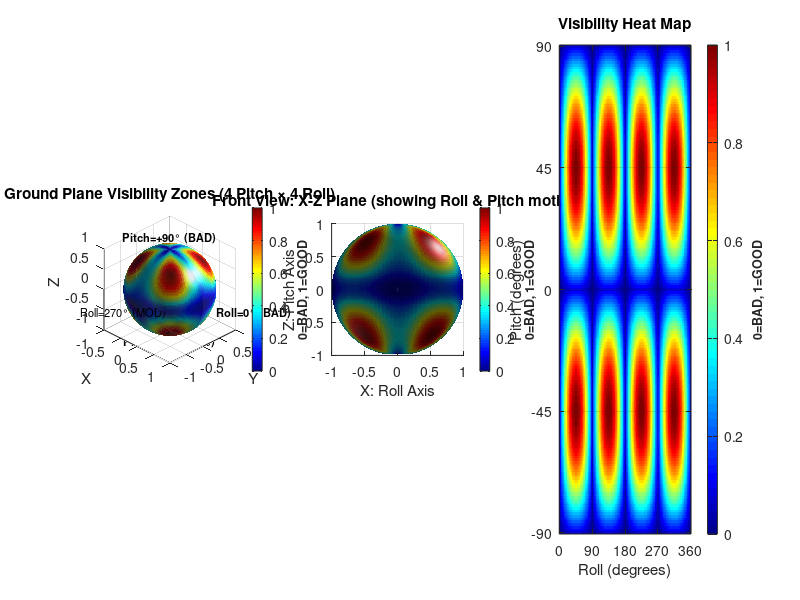

MATLAB code for this plot:
% Visualizes good/bad visibility regions based on roll and pitch angles
% 4 roll regions × 4 pitch regions = 8 unique zones

clear; close all;

[x, y, z] = sphere(100);

% Convert to spherical coordinates (roll = azimuth, pitch = elevation from xy-plane)
% roll: 0-360 deg 
% pitch: -90 to 90 deg
roll = atan2d(y, x);  % map points on sphere to -180 to 180 deg roll anlge using atan2 (deg) (forward / backward motion)
roll(roll < 0) = roll(roll < 0) + 360;  % Convert to 0-360 deg
pitch = asind(z);  % map points on sphere to -90 to 90 deg pitch angle using asin (deg)

% visibility function
% 4 pitch regions: around -90, -45, +45, +90 deg
% 4 roll regions: 0-90, 90-180, 180-270, 270-360 deg
visibility = zeros(size(roll));

for i = 1:size(roll, 1)
    for j = 1:size(roll, 2)
        r = roll(i, j);
        p = pitch(i, j);

        % Determine pitch region
        % 0°/180°:  VERY BAD - no ground visible (default horizontal orientatiion)
        % 90°/270°  MODERATE - sees ground close (small area but high point density)
        % ±45°:     GOOD - optimal ground view (large area)


        % TODO: Maybe change to 0.2 + 0.8 * diag for a more smooth transition between bad and moderate
        pitch_rad = p * pi/180; % convert to rad
        pitch_optim = abs(sin(2 * pitch_rad));  % period of 180° -> Max at ±45°, min at 0°/±90°; abs for symmetry -- e.g. sin(2*45°)=sin(90°)=1, sin(2*0°)=sin(0°)=0, sin(2*90°)=sin(180°)=0
        pitch_score = 0.1 + 0.9 * pitch_optim;  % 0.1 at 0°/±90°, 1.0 at ±45° -- avoids 0 visibility

        % Determine roll region
        % 0°/180°:              VERY BAD - no ground visible (default horizontal orientatiion)
        % 90°/270°:             MODERATE - sees ground but close (small area but high point density)
        % 45°/135°/225°/315°:   GOOD - optimal ground view (large area)
        roll_rad = r * pi/180; % convert to rad
        roll_optim = abs(sin(2 * roll_rad));  % period of 180° -> Max at 45°, 135°, 225°, 315°, min at 0°/180°; abs for symmetry -- e.g. sin(2*45°)=sin(90°)=1, sin(2*135°)=sin(270°)=1, sin(2*0°)=sin(0°)=0
        roll_score = 0.1 + 0.9 * roll_optim;  % 0.1 at 0°/180°, 1.0 at 45°, 135°, 225°, 315° -- avoids 0 visibility

        % Combined visibility score (0 = bad, 1 = good) 
        visibility(i, j) = pitch_score * roll_score; % TODO:currently only high when both are high -- maybe find better option
    end
end

% transitions between regions using Gaussian blur
vis_smooth = visibility;
kernel_size = 5; % size of neighborhood for avg
for i = 1:size(visibility, 1)
    for j = 1:size(visibility, 2)
        % Get neighborhood indices
        i_range = max(1, i-kernel_size):min(size(visibility,1), i+kernel_size); % avoid out-of-bounds
        j_range = max(1, j-kernel_size):min(size(visibility,2), j+kernel_size); % avoid out-of-bounds
        vis_smooth(i, j) = mean(mean(visibility(i_range, j_range))); % compute avg of defined neighborhood
    end
end

% Normalize
visibility = vis_smooth;
visibility = (visibility - min(visibility(:))) / (max(visibility(:)) - min(visibility(:))); % [0...1]

% Create figure
figure('Position', [100, 100, 1400, 600]);

% Plot 1: Sphere with visibility coloring
subplot(1, 3, 1);
surf(x, y, z, visibility, 'EdgeColor', 'none', 'FaceAlpha', 0.9);
colormap(jet);
cb = colorbar;
caxis([0, 1]);
ylabel(cb, '0=BAD, 1=GOOD', 'FontSize', 9, 'FontWeight', 'bold');
axis equal;
xlabel('X'); ylabel('Y'); zlabel('Z');
title('Ground Plane Visibility Zones (4 Pitch × 4 Roll)');
view(45, 30);
lighting gouraud;
light('Position', [1, 1, 1]);
grid on;

% annotations for roll &pitch (maybe remove later)
text(1.4, 0, 0, 'Roll=0° (BAD)', 'HorizontalAlignment', 'left', 'FontSize', 8, 'FontWeight', 'bold');
text(0, -1.4, 0, 'Roll=270° (MOD)', 'HorizontalAlignment', 'center', 'FontSize', 8);
text(0, 0, 1.3, 'Pitch=+90° (BAD)', 'HorizontalAlignment', 'center', 'FontSize', 8, 'FontWeight', 'bold');
text(0, 0, -1.3, 'Pitch=-90° (BAD)', 'HorizontalAlignment', 'center', 'FontSize', 8, 'FontWeight', 'bold');

% Plot 2: Frontal view for clarity of symmetry
subplot(1, 3, 2);
surf(x, y, z, visibility, 'EdgeColor', 'none', 'FaceAlpha', 0.9);
colormap(jet);
cb = colorbar;
caxis([0, 1]);
ylabel(cb, '0=BAD, 1=GOOD', 'FontSize', 9, 'FontWeight', 'bold');
axis equal;
xlabel('X: Roll Axis'); 
zlabel('Z: Pitch Axis');
title('Front View: X-Z Plane (showing Roll & Pitch motion)');
view(0, 0);
lighting gouraud;
light('Position', [1, 1, 1]);
grid on;

% Plot 3: 2D map of visibility (roll vs pitch)
subplot(1, 3, 3);
[roll_grid, pitch_grid] = meshgrid(0:2:360, -90:1:90);
vis_map = zeros(size(roll_grid));

for i = 1:size(roll_grid, 1)
    for j = 1:size(roll_grid, 2)
        r = roll_grid(i, j);
        p = pitch_grid(i, j);

        pitch_rad = p * pi/180;
        diagonal_pitch = abs(sin(2 * pitch_rad));
        pitch_score = 0.1 + 0.9 * diagonal_pitch;

        roll_rad = r * pi/180;
        diagonal_roll = abs(sin(2 * roll_rad));
        roll_score = 0.1 + 0.9 * diagonal_roll;

        vis_map(i, j) = pitch_score * roll_score;
    end
end

vis_map = (vis_map - min(vis_map(:))) / (max(vis_map(:)) - min(vis_map(:)));

imagesc(0:2:360, -90:1:90, vis_map);
colormap(jet);
cb = colorbar;
caxis([0, 1]);
ylabel(cb, '0=BAD, 1=GOOD', 'FontSize', 9, 'FontWeight', 'bold');
xlabel('Roll (degrees)');
ylabel('Pitch (degrees)');
title('Visibility Heat Map');
axis xy;
grid on;

% axes markings
set(gca, 'XTick', [0, 90, 180, 270, 360]);
set(gca, 'YTick', [-90, -45, 0, 45, 90]);

% % Add zone boundary lines
% hold on;
% % 4 roll regions: vertical lines at 0, 90, 180, 270
% for r = [0, 90, 180, 270, 360]
%     plot([r, r], [-90, 90], 'k-', 'LineWidth', 1.5);
% end
% % 4 pitch regions: horizontal lines
% for p = [-67.5, -22.5, 22.5, 67.5]
%     plot([0, 360], [p, p], 'k-', 'LineWidth', 1.5);
% end
% hold off;

fprintf('\n=== Visibility Zones ===\n');
fprintf('PITCH Regions:\n');
fprintf('  0°: VERY BAD (horizontal - no ground visible)\n');
fprintf('  ±90°: MODERATE (straight up/down - close ground, small area, high density)\n');
fprintf('  ±45°: GOOD (optimal tilt - large ground area visible)\n\n');
fprintf('ROLL Regions:\n');
fprintf('  0°/180°: VERY BAD (no ground visible - looking forward/back)\n');
fprintf('  90°/270°: MODERATE (close ground - small area, high point density)\n');
fprintf('  45°/135°/225°/315°: GOOD (optimal ground view - large area)\n\n');
fprintf('Color coding:\n');
fprintf('  Red (0.7-1.0): Good visibility\n');
fprintf('  Yellow (0.3-0.7): Moderate visibility\n');
fprintf('  Blue (0.0-0.3): Poor visibility\n');

function visibility_score = get_visibility(pitch_deg, roll_deg)
    pitch_rad = pitch_deg * pi/180;
    pitch_optim = abs(sin(2 * pitch_rad));
    pitch_score = 0.2 + 0.8 * pitch_optim;

    roll_rad = roll_deg * pi/180;
    roll_optim = abs(sin(2 * roll_rad));
    roll_score = 0.2 + 0.8 * roll_optim;

    visibility_score = pitch_score * roll_score;
end

fprintf('\n=== Example Queries ===\n');
test_angles = [0, 0; 45, 45; 90, 0; 45, 90; 0, 90];
for i = 1:size(test_angles, 1)
    p = test_angles(i, 1);
    r = test_angles(i, 2);
    vis = get_visibility(p, r);
    fprintf('Pitch=%3d°, Roll=%3d° -> Visibility = %.3f\n', p, r, vis);
end


